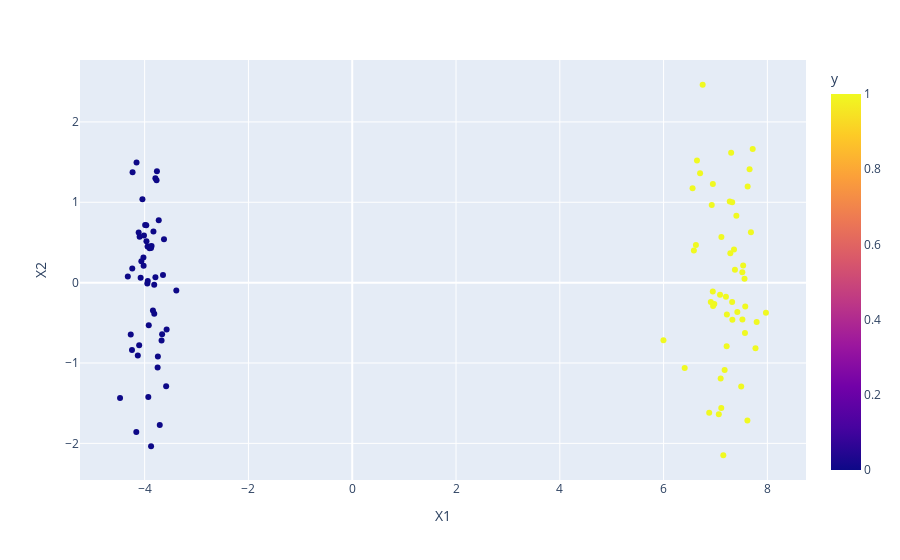

Write notebook code for a chart like this one.
### Code cell
fig = px.scatter(
    df, 
    x='X1', 
    y='X2', 
    color='y',
    labels={'Feature1': 'X1', 'Feature2': 'X2', 'Category': 'Category'}
)
fig.show()
